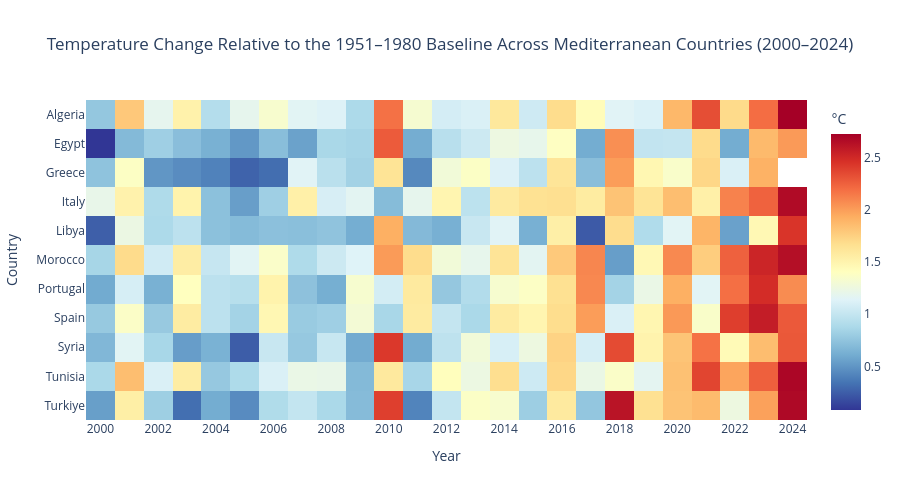

This figure's notebook cell:
### Markdown cell above
## Business Question 2: How Has Temperature Changed Relative to the Historical Baseline Across Mediterranean Countries?

This analysis examines annual temperature change relative to the 1951–1980 baseline across countries and years. Positive values indicate temperatures above the historical baseline, with warmer colors representing larger departures. The heatmap provides climatic context for interpreting the olive yield patterns identified earlier.

### Code cell
# Create the country-year temperature change matrix
temp_matrix = df.pivot_table(
    index="Country",
    columns="Year",
    values="Temperature_change",
    aggfunc="mean",
)

# Plot the heatmap
fig = px.imshow(
    temp_matrix,
    aspect="auto",
    color_continuous_scale="RdYlBu_r",
    title=(
        "Temperature Change Relative to the 1951-1980 Baseline "
        "Across Mediterranean Countries (2000-2024)"
    ),
    labels={
        "x": "Year",
        "y": "Country",
        "color": "Change from Baseline (°C)",
    },
)

fig.update_layout(
    height=500,
    plot_bgcolor="white",
    paper_bgcolor="white",
    title=dict(
        x=0.5,
        xanchor="center",
    ),
    coloraxis_colorbar=dict(
        title="°C",
    ),
)

fig.update_xaxes(
    tickmode="linear",
    dtick=2,
)

fig.show()

### Figure 1 — Plotly figure (JSON) as saved in the notebook; plotly's stock layout.template omitted (floating-point values rounded to 4 significant figures; data arrays with more than 128 entries replaced by an {"elided": "..."} marker saying what was removed)
{"data": [{"coloraxis": "coloraxis", "hovertemplate": "Year: %{x}<br>Country: %{y}<br>Change from Baseline (°C): %{z}<extra></extra>", "name": "0", "type": "heatmap", "x": [2000, 2001, 2002, 2003, 2004, 2005, 2006, 2007, 2008, 2009, 2010, 2011, 2012, 2013, 2014, 2015, 2016, 2017, 2018, 2019, 2020, 2021, 2022, 2023, 2024], "xaxis": "x", "y": ["Algeria", "Egypt", "Greece", "Italy", "Libya", "Morocco", "Portugal", "Spain", "Syria", "Tunisia", "Turkiye"], "yaxis": "y", "z": {"elided": "11x25 float values"}}], "layout": {"coloraxis": {"colorbar": {"title": {"text": "°C"}}, "colorscale": [[0, "rgb(49,54,149)"], [0.1, "rgb(69,117,180)"], [0.2, "rgb(116,173,209)"], [0.3, "rgb(171,217,233)"], [0.4, "rgb(224,243,248)"], [0.5, "rgb(255,255,191)"], [0.6, "rgb(254,224,144)"], [0.7, "rgb(253,174,97)"], [0.8, "rgb(244,109,67)"], [0.9, "rgb(215,48,39)"], [1, "rgb(165,0,38)"]]}, "height": 500, "paper_bgcolor": "white", "plot_bgcolor": "white", "title": {"text": "Temperature Change Relative to the 1951–1980 Baseline Across Mediterranean Countries (2000–2024)", "x": 0.5, "xanchor": "center"}, "xaxis": {"anchor": "y", "domain": [0, 1], "dtick": 2, "tickmode": "linear", "title": {"text": "Year"}}, "yaxis": {"anchor": "x", "autorange": "reversed", "domain": [0, 1], "title": {"text": "Country"}}}}
